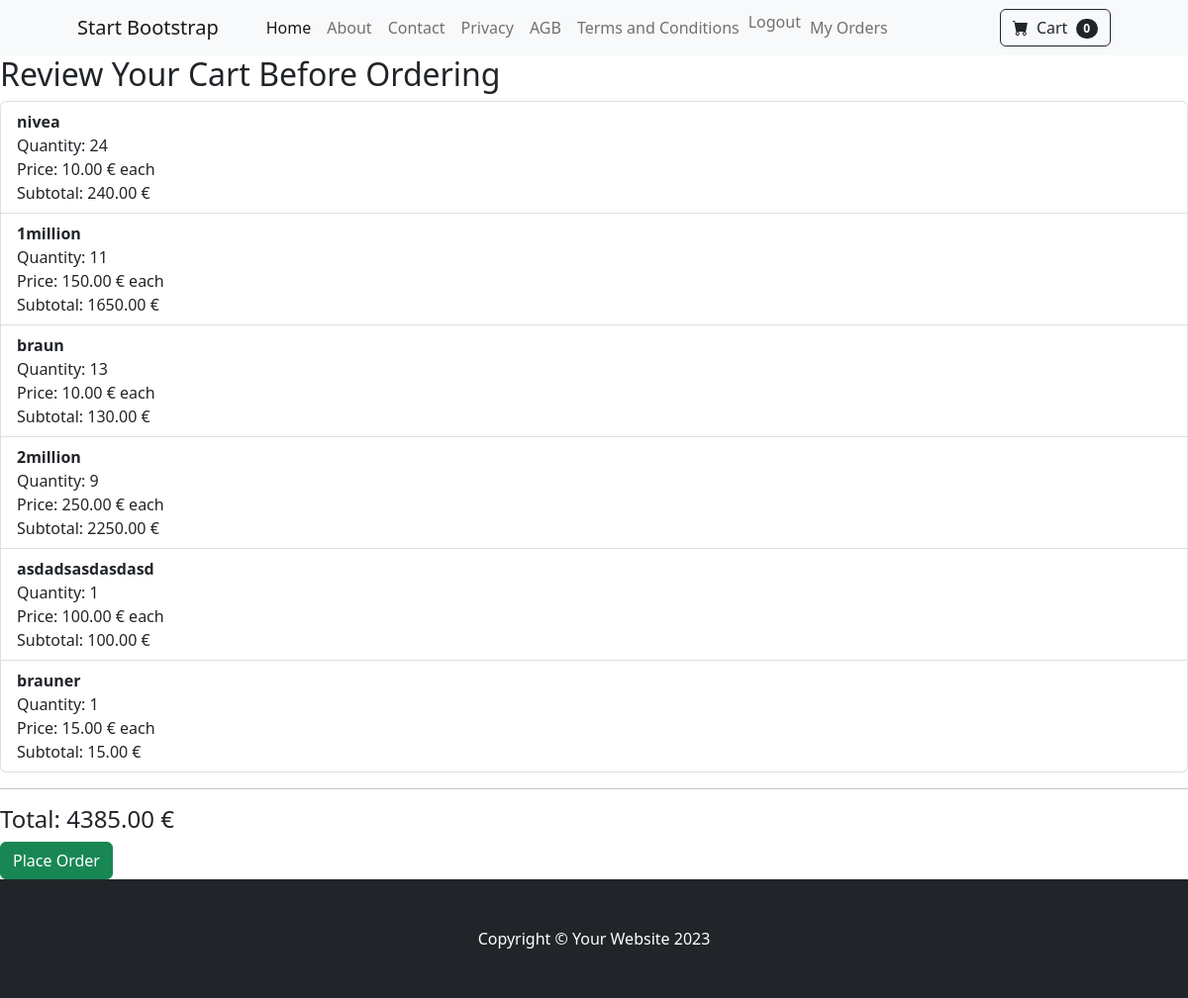
The page /orders/review/ (signed in) on the database as committed earlier.
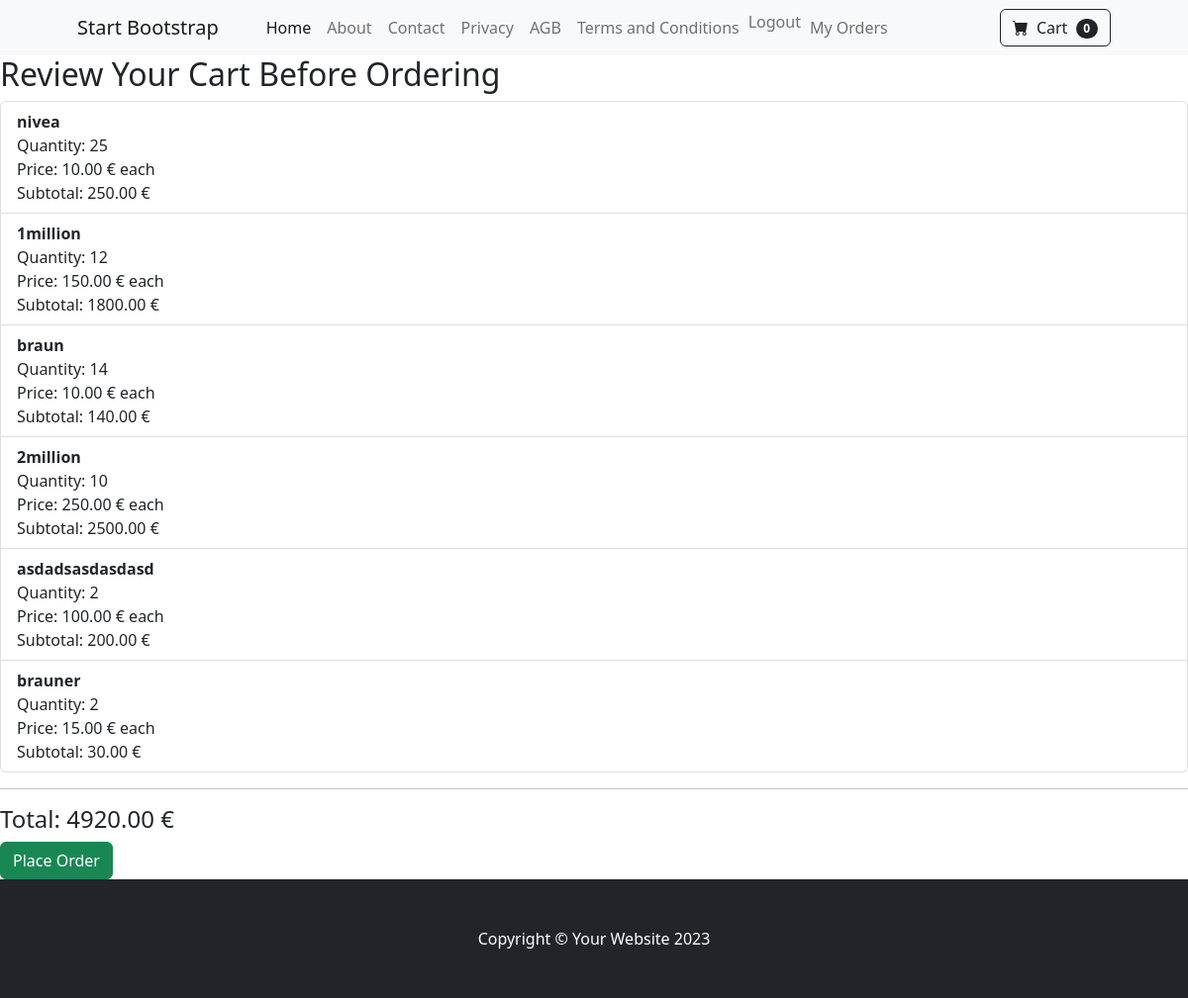
The same page on the database as committed later.
### cart/models.py (models this page shows, shortened)
class CartItem(models.Model):
    cart = models.ForeignKey(Cart, on_delete=models.CASCADE, related_name='items')
    product = models.ForeignKey(Item, on_delete=models.CASCADE)
    quantity = models.PositiveIntegerField(default=1)
    def model_get_total_price(self) -> float:
        return self.quantity * self.product.price

### shop/models.py (models this page shows, shortened)
class Item(models.Model):
    category = models.ForeignKey(Category, on_delete=models.CASCADE, related_name='products')
    name = models.CharField(max_length=200)
    slug = models.SlugField(unique=True)
    on_sale = models.BooleanField(default=False)
    description = models.TextField(blank=True)
    price = models.DecimalField(max_digits=10, decimal_places=2)
    old_price = models.DecimalField(max_digits=10, decimal_places=2, blank=True, null=True)  # <--- NEU
    available = models.BooleanField(default=True)
    image = models.ImageField(upload_to='products/', blank=True, null=True)
    created = models.DateTimeField(auto_now_add=True)
    updated = models.DateTimeField(auto_now=True)

### orders/views.py (the view)
# urls.py: path('review/', views.user_order_review_view, name='order_review'),
def user_order_review_view(request):
    cart_service = CartService(user=request.user)
    cart_items = cart_service.get_cart_items()
    total_price = cart_service.get_total_price()
    return render(request, 'order_review.html', {"cart_items": cart_items, "total_price": total_price})

### cart/services/cart_services.py (called while the page is built)
    def _get_cart(self) -> Cart | None:
        try:
            return Cart.objects.get(user=self.user)
        except Cart.DoesNotExist:
            return None

    def get_cart_items(self) -> list[CartItem]:
        return self.cart.items.all() if self.cart else []

    def get_total_price(self)-> float:
        return sum(item.model_get_total_price() for item in self.get_cart_items())

### orders/templates/order_review.html (shortened to what this page needs)
{% extends 'base.html' %}
{% block content %}
<h2>Review Your Cart Before Ordering</h2>
<ul class="list-group">
    {% for item in cart_items %}
    <li class="list-group-item">
        <strong>{{ item.product.name }}</strong><br />
        Quantity: {{ item.quantity }}<br />
        Price: {{ item.product.price }} € each<br />
        Subtotal: {{ item.model_get_total_price }} €
    </li>
    {% empty %}
    <li class="list-group-item">Your cart is empty.</li>
    {% endfor %}
</ul>
<hr>
<h4>Total: {{ total_price }} €</h4>
<form method="post" action="{% url 'payments:create_payment' %}">
    <button type="submit" class="btn btn-success">Place Order</button>
</form>
{% endblock %}

Rows that differ between the two databases and show on the page:
changed CartItem "nivea": quantity "24" → "25"; model_get_total_price "240.00" → "250.00"
changed CartItem "1million": quantity "11" → "12"; model_get_total_price "1650.00" → "1800.00"
changed CartItem "braun": quantity "13" → "14"; model_get_total_price "130.00" → "140.00"
changed CartItem "2million": quantity "9" → "10"; model_get_total_price "2250.00" → "2500.00"
changed CartItem "asdadsasdasdasd": quantity "1" → "2"; model_get_total_price "100.00" → "200.00"
changed CartItem "brauner": quantity "1" → "2"; model_get_total_price "15.00" → "30.00"
Other text that changed with them:
{{ total_price }}: "4385.00" → "4920.00"
